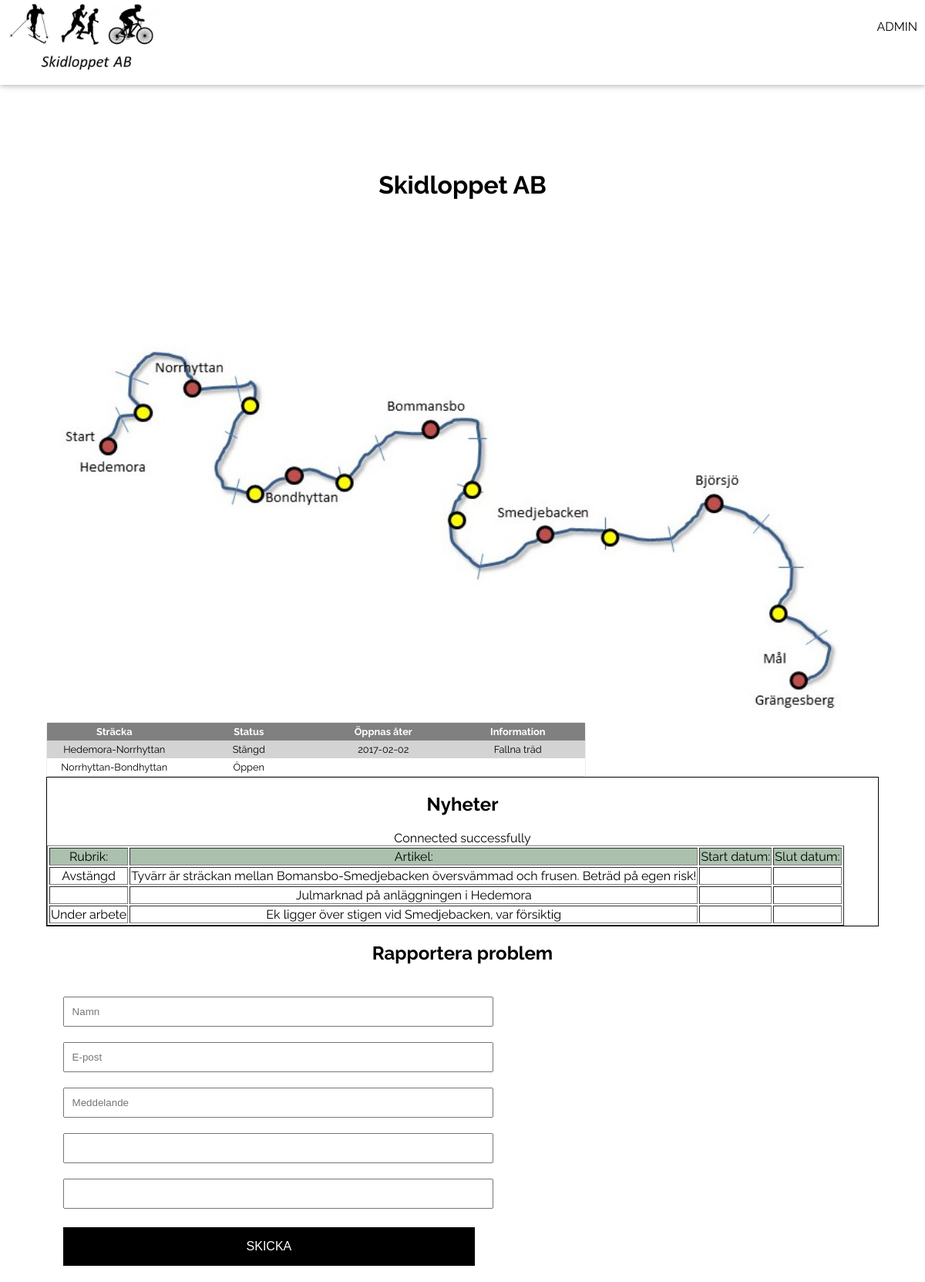
The page / on the database its author committed.
### tables this page shows
CREATE TABLE news(
	
    nID INT auto_increment,
    nDate date, 
    article TINYTEXT,
    nHeader VARCHAR(20),
    nOrt VARCHAR(30),  
    
    PRIMARY KEY (nID)
    
);

### functions.php (the view, shortened to what this page needs)
<?php
$servername = "wwwlab.iit.his.se";
$username = "sqllab";
$password = "Tomten2009";
try {
    $conn = new PDO("mysql:host=$servername;dbname=KapishAB", $username, $password);
    $conn->setAttribute(PDO::ATTR_ERRMODE, PDO::ERRMODE_EXCEPTION);
	echo "Connected successfully<br>";
function AU_view_news(){
		global $conn;
		echo "<table border='1'>";
			echo "<tr>";
				echo "<td style='background-color:#ABC1AE;'> Rubrik: </td>";
				echo "<td style='background-color:#ABC1AE;'> Artikel: </td>";
				echo "<td style='background-color:#ABC1AE;'> Start datum: </td>";
				echo "<td style='background-color:#ABC1AE;'> Slut datum: </td>";
			echo "</tr>";
		foreach($conn->query( 'SELECT * FROM news;' ) as $row){
			echo "<tr>";
			echo "<td>".$row['nHeader']."</td>";
			echo "<td>".$row['article']."</td>";
			echo "<td>".$row['nStartDate']."</td>";
			echo "<td>".$row['nEndDate']."</td>";
			echo "</tr>";
		}
		echo "</table>";
}
}
catch(PDOException $e){
    echo "Connection failed: " . $e->getMessage();
}
?>

### stil.css (style rules this page uses)
body { margin:0; font-family:'Raleway', sans-serif; }
td { overflow: hidden; text-overflow: ellipsis; word-wrap: break-word; }

### rows shown on the page
news: nHeader "Avstängd", article "Tyvärr är sträckan mellan Bomansbo-Smedjebacken översvämmad och frusen. Beträd på egen risk!"
news: article "Julmarknad på anläggningen i Hedemora"
news: nHeader "Under arbete", article "Ek ligger över stigen vid Smedjebacken, var försiktig"
